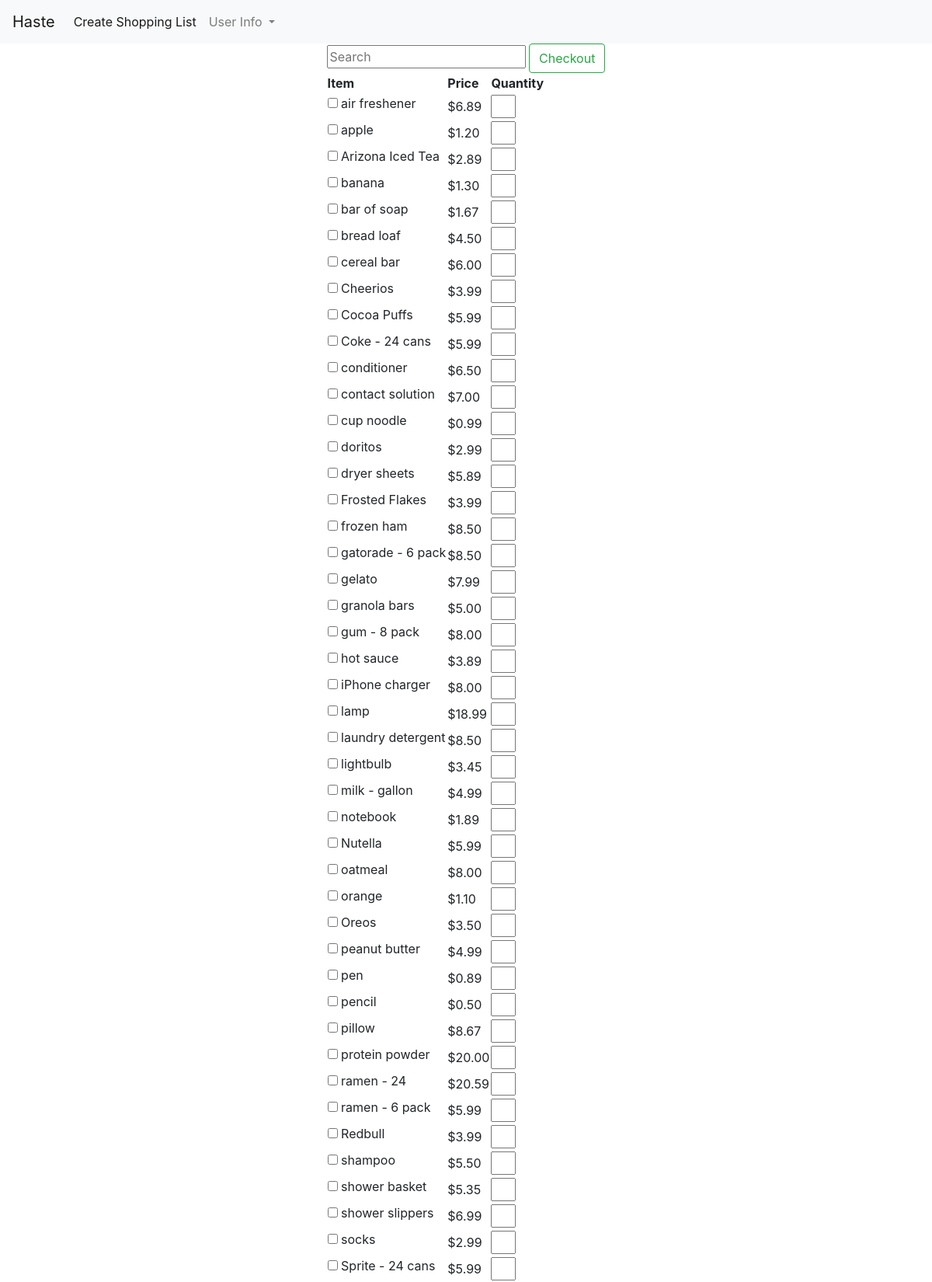
The page /neworder (signed in, upper part) on the database its author committed.
### app/models.py (models this page shows)
class Item(db.Model):
    id = db.Column(db.Integer, unique=True, primary_key=True)
    name = db.Column(db.String(128), unique=True, index=True)
    price = db.Column(db.Float)
    in_content = db.relationship('Content', backref='item', lazy='dynamic')

### app/main/routes.py (the view, shortened to what this page needs)
@bp.route('/neworder', methods=['GET', 'POST'])
@login_required
def new_order():
    newdict = {}
    items = Item.query.order_by(collate(Item.name, 'NOCASE')).all()
    return render_template('new_order.html', items=items)

### app/models.py (called while the page is built)
@login.user_loader
def load_user(id):
    return User.query.get(int(id))

### app/templates/new_order.html (shortened to what this page needs)
{% extends "base.html" %}
{% block content %}
<div id="items" class="container">
    <div class = "row justify-content-md-center">
        <form method="POST" enctype='application/json'>
            <input class="search" placeholder="Search">
            <button class = "btn btn-outline-success" type="submit">Checkout</button>
            <table>
                <thead>
                    <tr>
                        <th>Item</th>
                        <th>Price</th>
                        <th>Quantity</th>
                    </tr>
                </thead>
                <tbody class="list">
                {% for item in items %}
                    <tr>
                        <td class="name"><input type="checkbox" id="{{ item.id }}" name="{{ item.id }}">
                            <label for="{{ item.id }}">{{ item.name }}</label></td>
                        <td class="price">{{ "$%.2f"|format(item.price) }}</td>
                        <td><input type="number" name="{{ item.id }}-quantity" min="0" step="1"></td>
                    </tr>
                {% endfor %}
                </tbody>
            </table>
        </form>
    </div>
</div>
{% endblock %}

### app/templates/base.html (shortened to what this page needs)
<!DOCTYPE html>
<html>
<head>
    <link href="https://stackpath.bootstrapcdn.com/bootstrap/4.1.3/css/bootstrap.min.css" rel="stylesheet">
    <link rel="stylesheet" type="text/css" href= "{{ url_for('static',filename='styles.css') }}">
</head>
<body>
    <nav class="navbar navbar-expand-lg navbar-light bg-light">
        <a class="navbar-brand" href="{{ url_for('main.home') }}">Haste</a>
        <div class="collapse navbar-collapse" id="navbarSupportedContent">
            <ul class="navbar-nav mr-auto">
            <li class="nav-item active">
                <a class="nav-link" href="{{ url_for('main.new_order') }}">Create Shopping List<span class="sr-only">(current)</span></a>
            </li>
            <li class="nav-item dropdown">
                <a class="nav-link dropdown-toggle" href="#" id="navbarDropdown" role="button" data-toggle="dropdown" aria-haspopup="true" aria-expanded="false">
                User Info
                </a>
            </li>
            </ul>
        </div>
    </nav>
    {% block content %}{% endblock %}
</body>

### app/static/styles.css (style rules this page uses)
.container { background-color: white; }
tbody.list tr td:nth-child(3) input { width: 2em; }

### rows shown on the page
Item: name "air freshener", price "$6.89"
Item: name "apple", price "$1.20"
Item: name "Arizona Iced Tea", price "$2.89"
Item: name "banana", price "$1.30"
Item: name "bar of soap", price "$1.67"
Item: name "bread loaf", price "$4.50"
Item: name "cereal bar", price "$6.00"
Item: name "Cheerios", price "$3.99"
Item: name "Cocoa Puffs", price "$5.99"
Item: name "Coke - 24 cans", price "$5.99"
Item: name "conditioner", price "$6.50"
Item: name "contact solution", price "$7.00"
Item: name "cup noodle", price "$0.99"
Item: name "doritos", price "$2.99"
Item: name "dryer sheets", price "$5.89"
Item: name "Frosted Flakes", price "$3.99"
Item: name "frozen ham", price "$8.50"
Item: name "gatorade - 6 pack", price "$8.50"
Item: name "gelato", price "$7.99"
Item: name "granola bars", price "$5.00"
Item: name "gum - 8 pack", price "$8.00"
Item: name "hot sauce", price "$3.89"
Item: name "iPhone charger", price "$8.00"
Item: name "lamp", price "$18.99"
Item: name "laundry detergent", price "$8.50"
Item: name "lightbulb", price "$3.45"
Item: name "milk - gallon", price "$4.99"
Item: name "notebook", price "$1.89"
Item: name "Nutella", price "$5.99"
Item: name "oatmeal", price "$8.00"
Item: name "orange", price "$1.10"
Item: name "Oreos", price "$3.50"
Item: name "peanut butter", price "$4.99"
Item: name "pen", price "$0.89"
Item: name "pencil", price "$0.50"
Item: name "pillow", price "$8.67"
Item: name "protein powder", price "$20.00"
Item: name "ramen - 24", price "$20.59"
Item: name "ramen - 6 pack", price "$5.99"
Item: name "Redbull", price "$3.99"
Item: name "shampoo", price "$5.50"
Item: name "shower basket", price "$5.35"
Item: name "shower slippers", price "$6.99"
Item: name "socks", price "$2.99"
Item: name "Sprite - 24 cans", price "$5.99"
